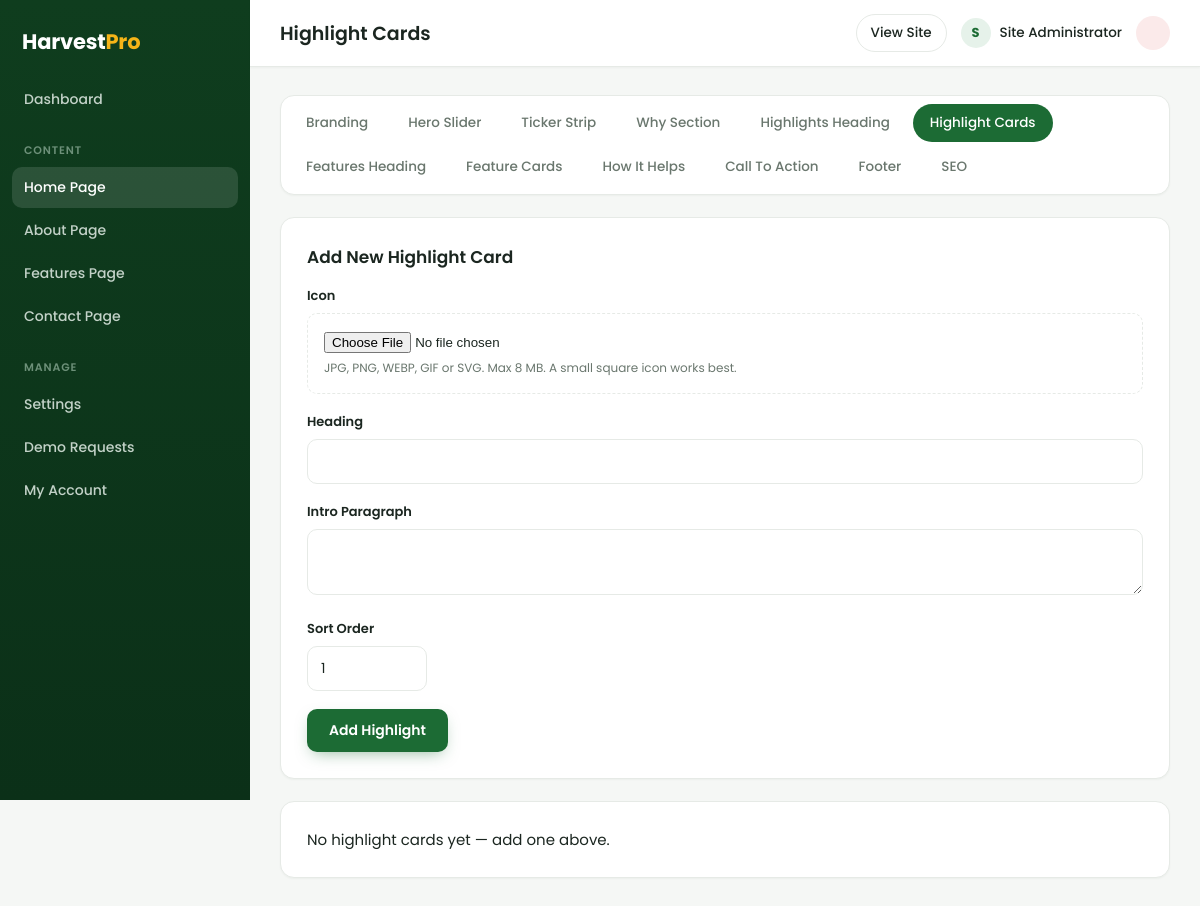
/admin/feature-highlights.php (signed in), run on an earlier commit of the app's database.
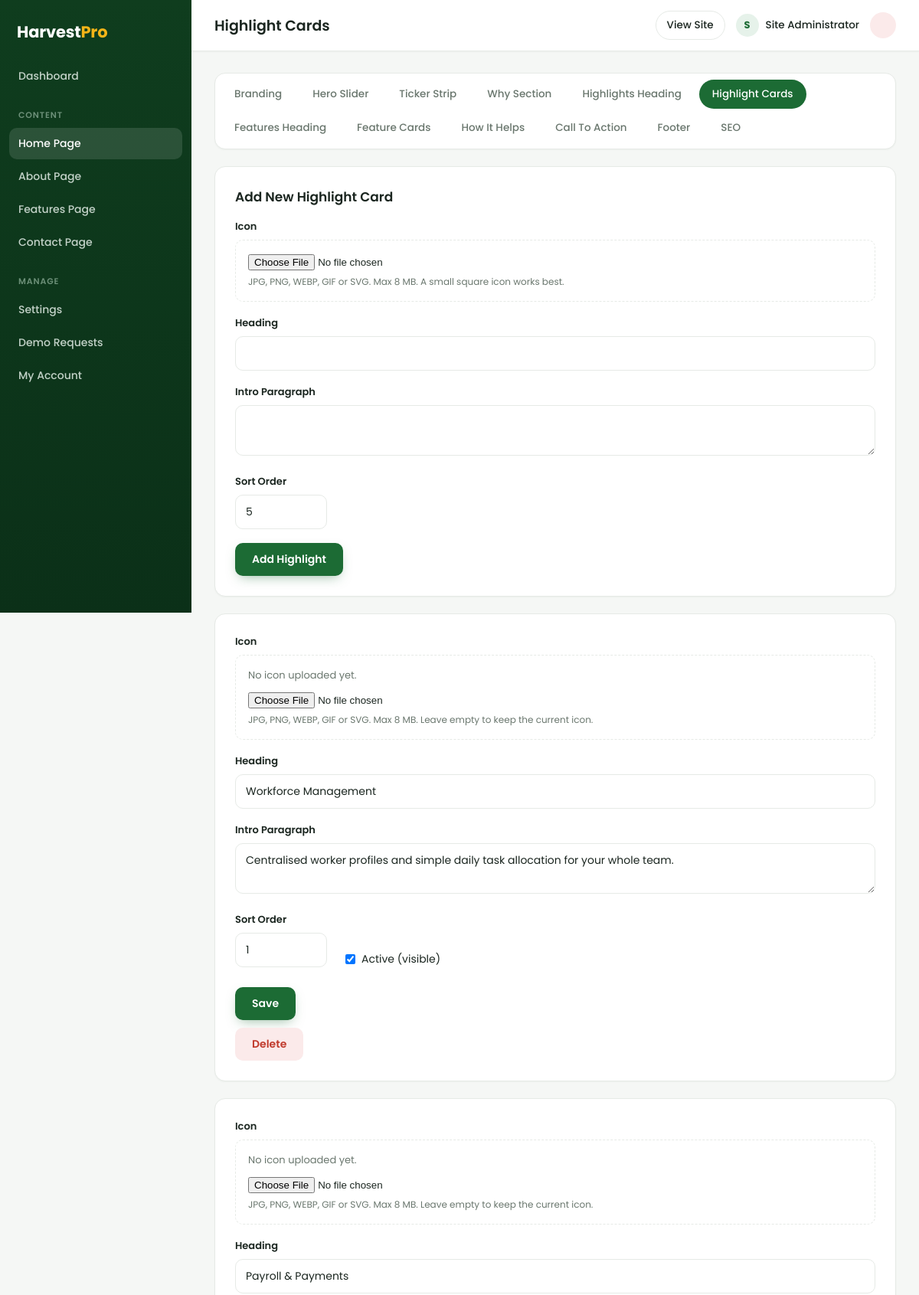
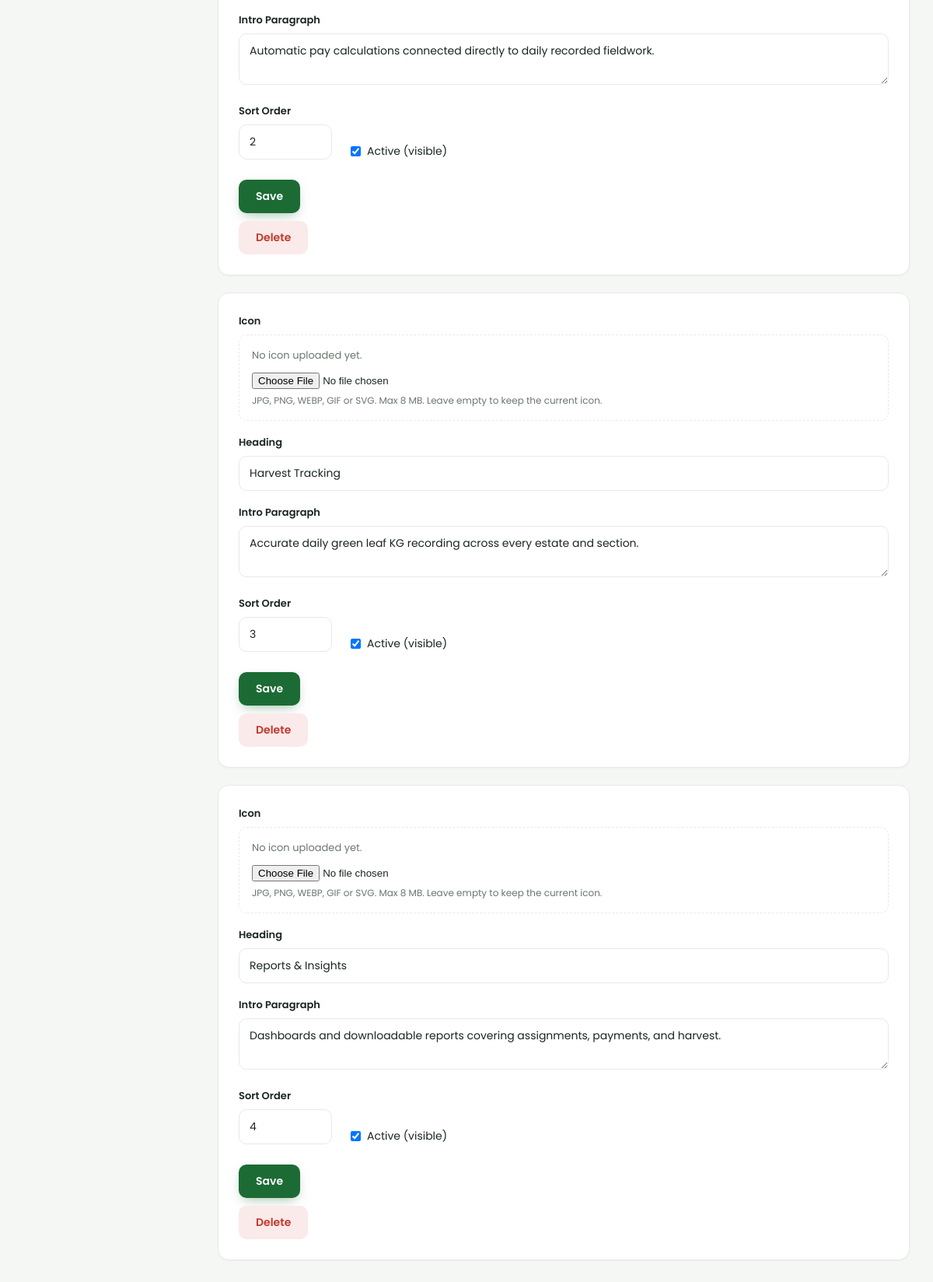
And on a later commit of the database (2 pictures, top to bottom).
### tables this page shows
CREATE TABLE IF NOT EXISTS `feature_highlights` (
  `id` INT(11) NOT NULL AUTO_INCREMENT,
  `icon` VARCHAR(255) DEFAULT NULL,
  `title` VARCHAR(200) NOT NULL,
  `description` TEXT DEFAULT NULL,
  `sort_order` INT(11) NOT NULL DEFAULT 0,
  `is_active` TINYINT(1) NOT NULL DEFAULT 1,
  PRIMARY KEY (`id`)
);

### includes/functions.php (called while the page is built, shortened)
<?php
function e(?string $value): string
{
    return htmlspecialchars((string)$value, ENT_QUOTES, 'UTF-8');
}
    ?>

### admin/auth.php (called while the page is built, shortened)
<?php
require_once dirname(__DIR__) . '/includes/functions.php';
function current_admin(): ?array
{
    global $pdo;
    $stmt = $pdo->prepare("SELECT * FROM admins WHERE id = ?");
    $stmt->execute([$_SESSION['admin_id']]);
    return $stmt->fetch() ?: null;
}

### admin/feature-highlights.php (the view, shortened to what this page needs)
<?php
require_once __DIR__ . '/auth.php';
$highlights = $pdo->query("SELECT * FROM feature_highlights ORDER BY sort_order ASC, id ASC")->fetchAll();
$pageTitle = 'Highlight Cards';
$page = 'highlights';
require __DIR__ . '/header.php';
require __DIR__ . '/homepage-tabs.php';
?>
<div class="a-card">
  <h2 class="a-card-title">Add New Highlight Card</h2>
  <form method="post" enctype="multipart/form-data">
    <div class="a-field">
      <label>Icon</label>
      <div class="a-image-field">
        <input type="file" name="icon" accept="image/*">
        <small class="a-help">JPG, PNG, WEBP, GIF or SVG. Max 8 MB. A small square icon works best.</small>
      </div>
    </div>
    <div class="a-field"><label>Heading</label><input type="text" name="title" required></div>
    <div class="a-field"><label>Intro Paragraph</label><textarea name="description" rows="2" required></textarea></div>
    <div class="a-field" style="max-width:120px"><label>Sort Order</label><input type="number" name="sort_order" value="<?= count($highlights)+1 ?>"></div>
    <button class="a-btn a-btn-primary"><?= admin_icon('plus', 16) ?> Add Highlight</button>
  </form>
</div>
<?php foreach ($highlights as $h): ?>
  <div class="a-card">
    <form method="post" enctype="multipart/form-data">
      <div class="a-field">
        <label>Icon</label>
        <div class="a-image-field">
          <?php if (!empty($h['icon'])): ?>
            <div class="a-thumb">
              <img src="<?= e(resolve_image_url($h['icon'])) ?>" alt="">
              <label class="a-remove"><input type="checkbox" name="remove_icon_<?= (int)$h['id'] ?>" value="1"> Remove</label>
            </div>
          <?php else: ?>
            <span class="a-noimg">No icon uploaded yet.</span>
          <?php endif; ?>
          <input type="file" name="icon_<?= (int)$h['id'] ?>" accept="image/*">
          <small class="a-help">JPG, PNG, WEBP, GIF or SVG. Max 8 MB. Leave empty to keep the current icon.</small>
        </div>
      </div>
      <div class="a-field"><label>Heading</label><input type="text" name="title" value="<?= e($h['title']) ?>" required></div>
      <div class="a-field"><label>Intro Paragraph</label><textarea name="description" rows="2" required><?= e($h['description']) ?></textarea></div>
      <div class="a-row">
        <div class="a-field" style="max-width:120px"><label>Sort Order</label><input type="number" name="sort_order" value="<?= (int)$h['sort_order'] ?>"></div>
        <label class="a-check"><input type="checkbox" name="is_active" <?= $h['is_active']?'checked':'' ?>> Active (visible)</label>
      </div>
      <div class="a-actions">
        <button class="a-btn a-btn-primary" type="submit">Save</button>
      </div>
    </form>
    <form method="post" onsubmit="return confirm('Delete this highlight card?');" style="margin-top:10px">
      <button class="a-btn a-btn-danger" type="submit"><?= admin_icon('trash', 16) ?> Delete</button>
    </form>
  </div>
<?php endforeach; ?>
<?php if (!$highlights): ?>
  <div class="a-card"><p>No highlight cards yet — add one above.</p></div>
<?php endif; ?>
<?php require __DIR__ . '/footer.php'; ?>

### admin/header.php (shortened to what this page needs)
<?php
require_once __DIR__ . '/auth.php';
$admin = current_admin();
$page  = $page ?? '';
?>
<!DOCTYPE html>
<html lang="en">
<head>
<link rel="stylesheet" href="assets/admin.css">
</head>
<body>
<div class="a-layout">
  <aside class="a-sidebar" id="aSidebar">
    <div class="a-logo">Harvest<span>Pro</span></div>
    <nav class="a-nav">
      <a href="index.php" class="<?= $page==='dashboard'?'active':'' ?>"><?= admin_icon('dashboard') ?> Dashboard</a>
      <p class="a-nav-label">Content</p>
      <a href="section.php?g=branding" class="<?= in_array($page, HOMEPAGE_TABS, true)?'active':'' ?>"><?= admin_icon('home') ?> Home Page</a>
      <a href="section.php?g=about_banner" class="<?= in_array($page, ABOUT_TABS, true)?'active':'' ?>"><?= admin_icon('info') ?> About Page</a>
      <a href="section.php?g=features_banner" class="<?= in_array($page, FEATURES_PAGE_TABS, true)?'active':'' ?>"><?= admin_icon('layers') ?> Features Page</a>
      <a href="section.php?g=contact_banner" class="<?= in_array($page, CONTACT_TABS, true)?'active':'' ?>"><?= admin_icon('pin') ?> Contact Page</a>
      <p class="a-nav-label">Manage</p>
      <a href="settings.php" class="<?= $page==='settings'?'active':'' ?>"><?= admin_icon('settings') ?> Settings</a>
      <a href="requests.php" class="<?= $page==='requests'?'active':'' ?>"><?= admin_icon('inbox') ?> Demo Requests</a>
      <a href="account.php" class="<?= $page==='account'?'active':'' ?>"><?= admin_icon('user') ?> My Account</a>
    </nav>
  </aside>
  <div class="a-main">
    <header class="a-topbar">
      <h1><?= e($pageTitle ?? 'Dashboard') ?></h1>
      <div class="a-top-right">
        <a href="../" target="_blank" class="a-view-site"><?= admin_icon('external', 16) ?> View Site</a>
        <span class="a-user-chip">
          <span class="a-user-avatar"><?= e(strtoupper(substr($admin['full_name'] ?: $admin['username'], 0, 1))) ?></span>
          <span class="a-user"><?= e($admin['full_name'] ?: $admin['username']) ?></span>
        </span>
        <a href="logout.php" class="a-logout"><?= admin_icon('logout', 16) ?></a>
      </div>
    </header>
    <main class="a-content">

### admin/homepage-tabs.php
<?php
$homepageTabs = [
    ['key' => 'branding',      'label' => 'Branding',         'href' => 'section.php?g=branding'],
    ['key' => 'hero_slides',   'label' => 'Hero Slider',      'href' => 'hero-slides.php'],
    ['key' => 'ticker',        'label' => 'Ticker Strip',     'href' => 'section.php?g=ticker'],
    ['key' => 'why',           'label' => 'Why Section',      'href' => 'section.php?g=why'],
    ['key' => 'highlights_head', 'label' => 'Highlights Heading', 'href' => 'section.php?g=highlights_head'],
    ['key' => 'highlights',      'label' => 'Highlight Cards',    'href' => 'feature-highlights.php'],
    ['key' => 'features_head', 'label' => 'Features Heading', 'href' => 'section.php?g=features'],
    ['key' => 'features',      'label' => 'Feature Cards',    'href' => 'features.php'],
    ['key' => 'how',           'label' => 'How It Helps',     'href' => 'section.php?g=how'],
    ['key' => 'cta',           'label' => 'Call To Action',   'href' => 'section.php?g=cta'],
    ['key' => 'footer',        'label' => 'Footer',           'href' => 'section.php?g=footer'],
    ['key' => 'home_seo',      'label' => 'SEO',              'href' => 'section.php?g=home_seo'],
];
?>
<nav class="a-hometabs">
  <?php foreach ($homepageTabs as $t): ?>
    <a href="<?= e($t['href']) ?>" class="<?= $page === $t['key'] ? 'active' : '' ?>"><?= e($t['label']) ?></a>
  <?php endforeach; ?>
</nav>

### admin/footer.php (shortened to what this page needs)
    </main>
  </div>
</div>
</body>
</html>

What changed in the data, as far as the page shows it:
added feature_highlights: shows "No icon uploaded yet.", title "Workforce Management", description "Centralised worker profiles and simple daily task allocation for your whole team.", sort_order "1", is_active "☑"
added feature_highlights: shows "No icon uploaded yet.", title "Payroll & Payments", description "Automatic pay calculations connected directly to daily recorded fieldwork.", sort_order "2", is_active "☑"
added feature_highlights: shows "No icon uploaded yet.", title "Harvest Tracking", description "Accurate daily green leaf KG recording across every estate and section.", sort_order "3", is_active "☑"
added feature_highlights: shows "No icon uploaded yet.", title "Reports & Insights", description "Dashboards and downloadable reports covering assignments, payments, and harvest.", sort_order "4", is_active "☑"
Also different on the page:
form field sort_order: "1" → "5"
text no longer shown: "No highlight cards yet — add one above."
